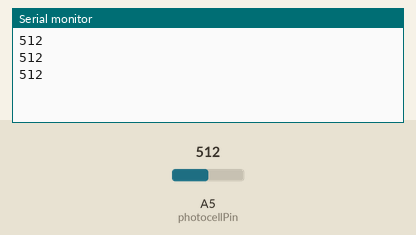
Bench run of a sketch on a simulated Arduino Uno, built with avr-gcc and run on an emulated ATmega328P. On the bench: the last lines printed to the serial monitor. The inputs (shaded band) are chosen by the test bench; at power-on: A5 (photocellPin) = 512.

Above: at 1.3 s.
1.4 s: A5 (photocellPin) set to 716
At 1.9 s:
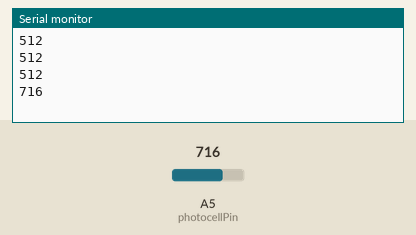
2.9 s: A5 (photocellPin) set to 900
At 3.4 s:
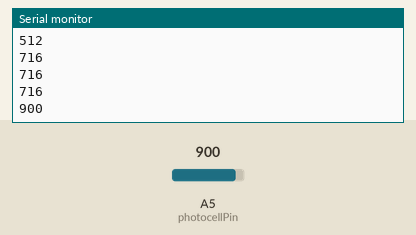
Timing chart, 0 to 5.9 s (numbered marks = the images above; inputs shaded):
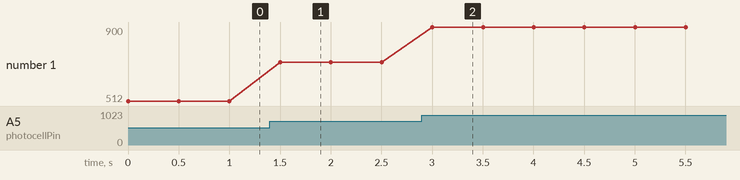

Measured:
- after the input at 1.4 s, the serial monitor: prints a new line after 0.10 s (image 1)
- after the input at 2.9 s, the serial monitor: prints a new line after 0.10 s (image 2)
- plotted number 1: 512 → 716 after the input at 1.4 s, 716 → 900 after the input at 2.9 s

The sketch:

photoResistor.ino
```cpp
int photocellPin = 5;
int ledPin = 13;
int val = 0;


void setup() {
  Serial.begin(9600);
}

void loop() {
  val = analogRead(photocellPin);
  Serial.println(val);

  delay(500);
}
```
